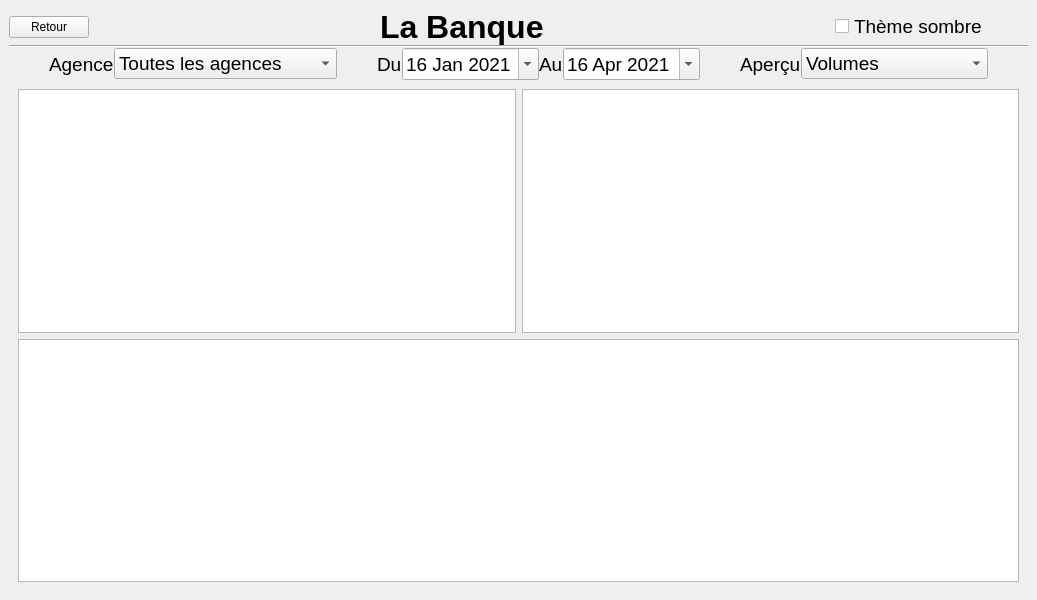
<?xml version="1.0" encoding="UTF-8"?>
<ui version="4.0">
 <class>MainWindow</class>
 <widget class="QMainWindow" name="MainWindow">
  <property name="geometry">
   <rect>
    <x>0</x>
    <y>0</y>
    <width>900</width>
    <height>600</height>
   </rect>
  </property>
  <property name="sizePolicy">
   <sizepolicy hsizetype="Expanding" vsizetype="Expanding">
    <horstretch>0</horstretch>
    <verstretch>0</verstretch>
   </sizepolicy>
  </property>
  <widget class="QWidget" name="centralwidget">
   <layout class="QGridLayout" name="gridLayout">
    <property name="verticalSpacing">
     <number>0</number>
    </property>
    <item row="0" column="0">
     <layout class="QHBoxLayout" name="barLayout">
      <property name="spacing">
       <number>0</number>
      </property>
      <property name="bottomMargin">
       <number>0</number>
      </property>
      <property name="geometry" stdset="0">
       <rect>
        <x>0</x>
        <y>0</y>
        <width>0</width>
        <height>0</height>
       </rect>
      </property>
      <item>
       <widget class="QPushButton" name="backButton">
        <property name="text">
         <string>Retour</string>
        </property>
       </widget>
      </item>
      <item>
       <spacer name="horizontalSpacer_8">
        <property name="orientation">
         <enum>Qt::Horizontal</enum>
        </property>
        <property name="sizeType">
         <enum>QSizePolicy::MinimumExpanding</enum>
        </property>
        <property name="sizeHint" stdset="0">
         <size>
          <width>40</width>
          <height>20</height>
         </size>
        </property>
       </spacer>
      </item>
      <item>
       <widget class="QLabel" name="label">
        <property name="sizePolicy">
         <sizepolicy hsizetype="Maximum" vsizetype="Maximum">
          <horstretch>0</horstretch>
          <verstretch>0</verstretch>
         </sizepolicy>
        </property>
        <property name="font">
         <font>
          <family>Helvetica Neue</family>
          <pointsize>24</pointsize>
          <weight>75</weight>
          <bold>true</bold>
         </font>
        </property>
        <property name="text">
         <string>La Banque</string>
        </property>
        <property name="textFormat">
         <enum>Qt::PlainText</enum>
        </property>
       </widget>
      </item>
      <item>
       <spacer name="horizontalSpacer_7">
        <property name="orientation">
         <enum>Qt::Horizontal</enum>
        </property>
        <property name="sizeHint" stdset="0">
         <size>
          <width>40</width>
          <height>20</height>
         </size>
        </property>
       </spacer>
      </item>
      <item>
       <widget class="QCheckBox" name="themeCheckBox">
        <property name="font">
         <font>
          <family>Helvetica Neue</family>
          <pointsize>14</pointsize>
         </font>
        </property>
        <property name="text">
         <string>Thème sombre</string>
        </property>
       </widget>
      </item>
      <item>
       <spacer name="horizontalSpacer_9">
        <property name="orientation">
         <enum>Qt::Horizontal</enum>
        </property>
        <property name="sizeType">
         <enum>QSizePolicy::Fixed</enum>
        </property>
        <property name="sizeHint" stdset="0">
         <size>
          <width>40</width>
          <height>20</height>
         </size>
        </property>
       </spacer>
      </item>
     </layout>
    </item>
    <item row="2" column="0">
     <layout class="QHBoxLayout" name="optionsLayout">
      <property name="geometry" stdset="0">
       <rect>
        <x>0</x>
        <y>0</y>
        <width>0</width>
        <height>0</height>
       </rect>
      </property>
      <item>
       <spacer name="horizontalSpacer_4">
        <property name="orientation">
         <enum>Qt::Horizontal</enum>
        </property>
        <property name="sizeType">
         <enum>QSizePolicy::MinimumExpanding</enum>
        </property>
        <property name="sizeHint" stdset="0">
         <size>
          <width>40</width>
          <height>20</height>
         </size>
        </property>
       </spacer>
      </item>
      <item>
       <widget class="QLabel" name="AgencyLabel">
        <property name="font">
         <font>
          <family>Helvetica Neue</family>
          <pointsize>14</pointsize>
         </font>
        </property>
        <property name="layoutDirection">
         <enum>Qt::LeftToRight</enum>
        </property>
        <property name="text">
         <string>Agence</string>
        </property>
       </widget>
      </item>
      <item>
       <widget class="QComboBox" name="agenciesComboBox">
        <property name="font">
         <font>
          <family>Helvetica Neue</family>
          <pointsize>14</pointsize>
         </font>
        </property>
        <item>
         <property name="text">
          <string>Toutes les agences</string>
         </property>
        </item>
        <item>
         <property name="text">
          <string>Agence de Strasbourg</string>
         </property>
        </item>
        <item>
         <property name="text">
          <string>Agence de Lille</string>
         </property>
        </item>
        <item>
         <property name="text">
          <string>Agence de Nice</string>
         </property>
        </item>
        <item>
         <property name="text">
          <string>Agence de Lyon</string>
         </property>
        </item>
        <item>
         <property name="text">
          <string>Agence de Paris</string>
         </property>
        </item>
       </widget>
      </item>
      <item>
       <spacer name="horizontalSpacer">
        <property name="orientation">
         <enum>Qt::Horizontal</enum>
        </property>
        <property name="sizeType">
         <enum>QSizePolicy::Fixed</enum>
        </property>
        <property name="sizeHint" stdset="0">
         <size>
          <width>40</width>
          <height>20</height>
         </size>
        </property>
       </spacer>
      </item>
      <item>
       <widget class="QLabel" name="fromDateLabel">
        <property name="font">
         <font>
          <family>Helvetica Neue</family>
          <pointsize>14</pointsize>
         </font>
        </property>
        <property name="text">
         <string>Du</string>
        </property>
       </widget>
      </item>
      <item>
       <widget class="QDateEdit" name="fromDateEdit">
        <property name="font">
         <font>
          <family>Helvetica Neue</family>
          <pointsize>14</pointsize>
         </font>
        </property>
        <property name="calendarPopup">
         <bool>true</bool>
        </property>
        <property name="date">
         <date>
          <year>2021</year>
          <month>1</month>
          <day>16</day>
         </date>
        </property>
       </widget>
      </item>
      <item>
       <widget class="QLabel" name="toDateLabel">
        <property name="font">
         <font>
          <family>Helvetica Neue</family>
          <pointsize>14</pointsize>
         </font>
        </property>
        <property name="text">
         <string>Au</string>
        </property>
       </widget>
      </item>
      <item>
       <widget class="QDateEdit" name="toDateEdit">
        <property name="font">
         <font>
          <family>Helvetica Neue</family>
          <pointsize>14</pointsize>
         </font>
        </property>
        <property name="calendarPopup">
         <bool>true</bool>
        </property>
        <property name="date">
         <date>
          <year>2021</year>
          <month>4</month>
          <day>16</day>
         </date>
        </property>
       </widget>
      </item>
      <item>
       <spacer name="horizontalSpacer_2">
        <property name="orientation">
         <enum>Qt::Horizontal</enum>
        </property>
        <property name="sizeType">
         <enum>QSizePolicy::Fixed</enum>
        </property>
        <property name="sizeHint" stdset="0">
         <size>
          <width>40</width>
          <height>20</height>
         </size>
        </property>
       </spacer>
      </item>
      <item>
       <widget class="QLabel" name="insightLabel">
        <property name="font">
         <font>
          <family>Helvetica Neue</family>
          <pointsize>14</pointsize>
         </font>
        </property>
        <property name="text">
         <string>Aperçu</string>
        </property>
       </widget>
      </item>
      <item>
       <widget class="QComboBox" name="InsightComboBox">
        <property name="font">
         <font>
          <family>Helvetica Neue</family>
          <pointsize>14</pointsize>
         </font>
        </property>
        <item>
         <property name="text">
          <string>Volumes</string>
         </property>
        </item>
        <item>
         <property name="text">
          <string>Chiffre d'affaire (€)</string>
         </property>
        </item>
        <item>
         <property name="text">
          <string>Pourcentage</string>
         </property>
        </item>
       </widget>
      </item>
      <item>
       <spacer name="horizontalSpacer_3">
        <property name="orientation">
         <enum>Qt::Horizontal</enum>
        </property>
        <property name="sizeType">
         <enum>QSizePolicy::MinimumExpanding</enum>
        </property>
        <property name="sizeHint" stdset="0">
         <size>
          <width>40</width>
          <height>20</height>
         </size>
        </property>
       </spacer>
      </item>
     </layout>
    </item>
    <item row="3" column="0">
     <widget class="QStackedWidget" name="stackedWidget">
      <property name="sizePolicy">
       <sizepolicy hsizetype="Expanding" vsizetype="Expanding">
        <horstretch>0</horstretch>
        <verstretch>0</verstretch>
       </sizepolicy>
      </property>
      <property name="currentIndex">
       <number>1</number>
      </property>
      <widget class="QWidget" name="mainPage">
       <property name="sizePolicy">
        <sizepolicy hsizetype="Expanding" vsizetype="Expanding">
         <horstretch>0</horstretch>
         <verstretch>0</verstretch>
        </sizepolicy>
       </property>
       <layout class="QGridLayout" name="gridlayout">
        <property name="verticalSpacing">
         <number>0</number>
        </property>
        <property name="geometry" stdset="0">
         <rect>
          <x>0</x>
          <y>0</y>
          <width>0</width>
          <height>0</height>
         </rect>
        </property>
        <item row="3" column="0">
         <layout class="QHBoxLayout" name="horizontalLayout">
          <property name="geometry" stdset="0">
           <rect>
            <x>0</x>
            <y>0</y>
            <width>0</width>
            <height>0</height>
           </rect>
          </property>
          <item>
           <widget class="QChartView" name="PBancaireChart" native="true">
            <property name="sizePolicy">
             <sizepolicy hsizetype="Expanding" vsizetype="Expanding">
              <horstretch>0</horstretch>
              <verstretch>0</verstretch>
             </sizepolicy>
            </property>
           </widget>
          </item>
          <item>
           <widget class="QChartView" name="PAssuranceChart" native="true">
            <property name="sizePolicy">
             <sizepolicy hsizetype="Expanding" vsizetype="Expanding">
              <horstretch>0</horstretch>
              <verstretch>0</verstretch>
             </sizepolicy>
            </property>
           </widget>
          </item>
          <item>
           <widget class="QChartView" name="PBoursierChart" native="true">
            <property name="sizePolicy">
             <sizepolicy hsizetype="Expanding" vsizetype="Expanding">
              <horstretch>0</horstretch>
              <verstretch>0</verstretch>
             </sizepolicy>
            </property>
           </widget>
          </item>
         </layout>
        </item>
        <item row="2" column="0">
         <layout class="QHBoxLayout" name="chartTitleLayout">
          <property name="topMargin">
           <number>0</number>
          </property>
          <property name="geometry" stdset="0">
           <rect>
            <x>0</x>
            <y>0</y>
            <width>0</width>
            <height>0</height>
           </rect>
          </property>
          <item>
           <widget class="QPushButton" name="PbanquierBtn">
            <property name="font">
             <font>
              <family>Helvetica Neue</family>
              <pointsize>18</pointsize>
              <weight>50</weight>
              <italic>false</italic>
              <bold>false</bold>
              <underline>false</underline>
              <kerning>true</kerning>
             </font>
            </property>
            <property name="cursor">
             <cursorShape>PointingHandCursor</cursorShape>
            </property>
            <property name="text">
             <string>Produits bancaires</string>
            </property>
            <property name="flat">
             <bool>true</bool>
            </property>
           </widget>
          </item>
          <item>
           <widget class="QPushButton" name="PassuranceBtn">
            <property name="font">
             <font>
              <family>Helvetica Neue</family>
              <pointsize>18</pointsize>
              <weight>50</weight>
              <bold>false</bold>
             </font>
            </property>
            <property name="cursor">
             <cursorShape>PointingHandCursor</cursorShape>
            </property>
            <property name="text">
             <string>Produits d'assurance</string>
            </property>
            <property name="flat">
             <bool>true</bool>
            </property>
           </widget>
          </item>
          <item>
           <widget class="QPushButton" name="PboursierBtn">
            <property name="font">
             <font>
              <family>Helvetica Neue</family>
              <pointsize>18</pointsize>
              <weight>50</weight>
              <bold>false</bold>
             </font>
            </property>
            <property name="cursor">
             <cursorShape>PointingHandCursor</cursorShape>
            </property>
            <property name="text">
             <string>Produits boursiers</string>
            </property>
            <property name="flat">
             <bool>true</bool>
            </property>
           </widget>
          </item>
         </layout>
        </item>
       </layout>
      </widget>
      <widget class="QWidget" name="secondPage">
       <property name="enabled">
        <bool>true</bool>
       </property>
       <property name="sizePolicy">
        <sizepolicy hsizetype="Expanding" vsizetype="Expanding">
         <horstretch>0</horstretch>
         <verstretch>0</verstretch>
        </sizepolicy>
       </property>
       <layout class="QGridLayout" name="gridlayout1">
        <item row="0" column="0">
         <layout class="QHBoxLayout" name="horizontalLayout_2">
          <item>
           <widget class="QTextBrowser" name="textBrowser"/>
          </item>
          <item>
           <widget class="QGraphicsView" name="graphicsView"/>
          </item>
         </layout>
        </item>
        <item row="1" column="0">
         <layout class="QHBoxLayout" name="horizontalLayout_3">
          <item>
           <widget class="QTableWidget" name="tableWidget"/>
          </item>
         </layout>
        </item>
       </layout>
      </widget>
     </widget>
    </item>
    <item row="1" column="0">
     <widget class="Line" name="line">
      <property name="sizePolicy">
       <sizepolicy hsizetype="Minimum" vsizetype="Fixed">
        <horstretch>0</horstretch>
        <verstretch>0</verstretch>
       </sizepolicy>
      </property>
      <property name="orientation">
       <enum>Qt::Horizontal</enum>
      </property>
     </widget>
    </item>
   </layout>
  </widget>
 </widget>
 <customwidgets>
  <customwidget>
   <class>QChartView</class>
   <extends>QWidget</extends>
   <header location="global">qchartview.h</header>
  </customwidget>
 </customwidgets>
 <resources/>
 <connections>
  <connection>
   <sender>PbanquierBtn</sender>
   <signal>clicked()</signal>
   <receiver>MainWindow</receiver>
   <slot>nextPage()</slot>
   <hints>
    <hint type="sourcelabel">
     <x>170</x>
     <y>93</y>
    </hint>
    <hint type="destinationlabel">
     <x>20</x>
     <y>20</y>
    </hint>
   </hints>
  </connection>
  <connection>
   <sender>InsightComboBox</sender>
   <signal>currentIndexChanged(int)</signal>
   <receiver>MainWindow</receiver>
   <slot>updateUI()</slot>
   <hints>
    <hint type="sourcelabel">
     <x>827</x>
     <y>86</y>
    </hint>
    <hint type="destinationlabel">
     <x>502</x>
     <y>299</y>
    </hint>
   </hints>
  </connection>
  <connection>
   <sender>agenciesComboBox</sender>
   <signal>currentIndexChanged(int)</signal>
   <receiver>MainWindow</receiver>
   <slot>updateUI()</slot>
   <hints>
    <hint type="sourcelabel">
     <x>249</x>
     <y>86</y>
    </hint>
    <hint type="destinationlabel">
     <x>502</x>
     <y>299</y>
    </hint>
   </hints>
  </connection>
  <connection>
   <sender>themeCheckBox</sender>
   <signal>stateChanged(int)</signal>
   <receiver>MainWindow</receiver>
   <slot>updateTheme()</slot>
   <hints>
    <hint type="sourcelabel">
     <x>902</x>
     <y>15</y>
    </hint>
    <hint type="destinationlabel">
     <x>502</x>
     <y>299</y>
    </hint>
   </hints>
  </connection>
  <connection>
   <sender>fromDateEdit</sender>
   <signal>dateChanged(QDate)</signal>
   <receiver>MainWindow</receiver>
   <slot>updateUI()</slot>
   <hints>
    <hint type="sourcelabel">
     <x>463</x>
     <y>86</y>
    </hint>
    <hint type="destinationlabel">
     <x>502</x>
     <y>299</y>
    </hint>
   </hints>
  </connection>
  <connection>
   <sender>toDateEdit</sender>
   <signal>dateChanged(QDate)</signal>
   <receiver>MainWindow</receiver>
   <slot>updateUI()</slot>
   <hints>
    <hint type="sourcelabel">
     <x>599</x>
     <y>86</y>
    </hint>
    <hint type="destinationlabel">
     <x>502</x>
     <y>299</y>
    </hint>
   </hints>
  </connection>
  <connection>
   <sender>backButton</sender>
   <signal>clicked()</signal>
   <receiver>MainWindow</receiver>
   <slot>previousPage()</slot>
   <hints>
    <hint type="sourcelabel">
     <x>40</x>
     <y>14</y>
    </hint>
    <hint type="destinationlabel">
     <x>502</x>
     <y>299</y>
    </hint>
   </hints>
  </connection>
 </connections>
 <slots>
  <slot>updateUI()</slot>
  <slot>updateTheme()</slot>
  <slot>nextPage()</slot>
  <slot>previousPage()</slot>
 </slots>
</ui>
